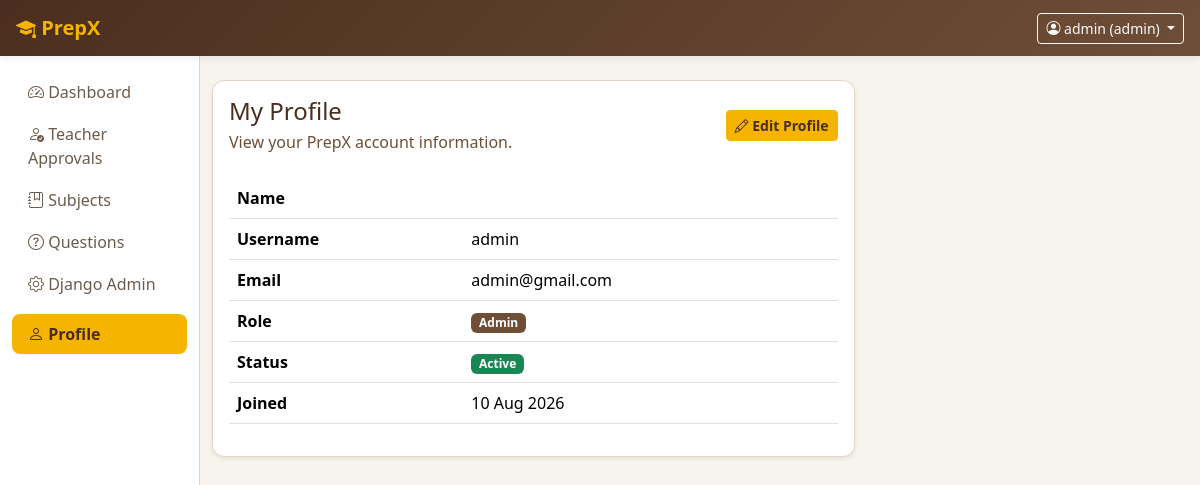
The page /accounts/profile/ (signed in) on the database its author committed.
### accounts/models.py (models this page shows, shortened)
class User(AbstractUser):
    ROLE_CHOICES = (
        ('admin', 'Admin'),
        ('teacher', 'Teacher'),
        ('student', 'Student'),
    )
    role = models.CharField(max_length=10, choices=ROLE_CHOICES, default='student')
    is_approved = models.BooleanField(
        default=True,
        help_text="Teachers require admin approval before activation."
    )

### accounts/views.py (the view)
# urls.py: path('profile/', views.profile_view, name='profile'),
@login_required
def profile_view(request):
    return render(
        request,
        'accounts/profile.html',
        {'profile_user': request.user}
    )

### templates/accounts/profile.html (shortened to what this page needs)
{% extends 'base.html' %}
{% block content %}
<div class="row">
    <div class="col-lg-8">
        <div class="card shadow-sm">
            <div class="card-body">
                <div class="d-flex justify-content-between align-items-center mb-4">
                    <div>
                        <h4 class="mb-1">My Profile</h4>
                        <p class="text-secondary mb-0">
                            View your PrepX account information.
                        </p>
                    </div>
                    <a
                        href="{% url 'edit_profile' %}"
                        class="btn btn-primary btn-sm"
                    >
                        <i class="bi bi-pencil"></i>
                        Edit Profile
                    </a>
                </div>
                <div class="table-responsive">
                    <table class="table">
                        <tr>
                            <th>Name</th>
                            <td>
                            </td>
                        </tr>
                        <tr>
                            <th>Username</th>
                            <td>{{ profile_user.username }}</td>
                        </tr>
                        <tr>
                            <th>Email</th>
                            <td>{{ profile_user.email }}</td>
                        </tr>
                        <tr>
                            <th>Role</th>
                            <td>
                                <span class="badge bg-secondary">
                                    {{ profile_user.role|title }}
                                </span>
                            </td>
                        </tr>
                        <tr>
                            <th>Status</th>
                            <td>
                                {% if profile_user.is_active %}
                                    <span class="badge bg-success">
                                        Active
                                    </span>
                                {% else %}
                                    <span class="badge bg-danger">
                                        Inactive
                                    </span>
                                {% endif %}
                            </td>
                        </tr>
                        <tr>
                            <th>Joined</th>
                            <td>
                                {{ profile_user.date_joined|date:"d M Y" }}
                            </td>
                        </tr>
                    </table>
                </div>
            </div>
        </div>
    </div>
</div>
{% endblock %}

### templates/base.html (shortened to what this page needs)
<!DOCTYPE html>
{% load static %}
<html lang="en">
<head>
    <link href="https://cdn.jsdelivr.net/npm/bootstrap@5.3.3/dist/css/bootstrap.min.css" rel="stylesheet">
    <link href="https://cdn.jsdelivr.net/npm/bootstrap-icons@1.11.3/font/bootstrap-icons.css" rel="stylesheet">
    <link href="{% static 'css/app.css' %}" rel="stylesheet">
</head>
<body>
<nav class="navbar navbar-dark navbar-prepx px-3">
    <a class="navbar-brand fw-bold" href="{% url 'role_redirect' %}">
        <i class="bi bi-mortarboard-fill"></i>
        PrepX
    </a>
    {% if user.is_authenticated %}
        <div class="d-flex align-items-center">
            <div class="dropdown">
                <button
                    class="btn btn-outline-light btn-sm dropdown-toggle"
                    type="button"
                    data-bs-toggle="dropdown"
                    aria-expanded="false"
                >
                    <i class="bi bi-person-circle"></i>
                    {{ user.username }} ({{ user.role }})
                </button>
            </div>
        </div>
    {% endif %}
</nav>
<div class="container-fluid">
    <div class="row">
        {% if user.is_authenticated %}
            <div class="col-md-2 sidebar py-3">
                {% include 'partials/sidebar.html' %}
            </div>
            <div class="col-md-10 py-4">
        {% else %}
            <div class="col-12 py-4">
        {% endif %}
                {% block content %}
                {% endblock %}
            </div>
    </div>
    </div>
</body>
</html>

### static/css/app.css (style rules this page uses)
:root { --primary: #f4b400; --primary-dark: #d99400; --secondary: #6f4e37; --secondary-dark: #4b2e1f; --accent: #ffd166; --success: #2e7d32; --warning: #d97706; --danger: #c62828; --background: #f7f3ed; --surface: #ffffff; --text-primary: #2c1e12; --text-secondary: #6b5b4d; --border: #e3d5c5; --shadow: rgba(44, 30, 18, 0.08); }
body { background-color: var(--background); color: var(--text-primary); }
.navbar-prepx { background: linear-gradient( 135deg, var(--secondary-dark), var(--secondary) ); box-shadow: 0 2px 8px var(--shadow); }
.navbar-prepx .navbar-brand { color: var(--primary); }
.sidebar { background-color: var(--surface); border-right: 1px solid var(--border); min-height: calc(100vh - 56px); }
.btn-primary { background-color: var(--primary); border-color: var(--primary); color: var(--secondary-dark); font-weight: 600; }
.card { border: 1px solid var(--border); border-radius: 12px; box-shadow: 0 4px 12px var(--shadow); }
.table { background-color: var(--surface); }
.badge.bg-secondary { background-color: var(--secondary) !important; }
a { color: var(--secondary); }
h1, h2, h3, h4, h5, h6 { color: var(--secondary-dark); }
.text-secondary { color: var(--secondary) !important; }

### rows shown on the page
User: username "admin", role "admin", email "admin@gmail.com", role "Admin", date_joined "10 Aug 2026"
